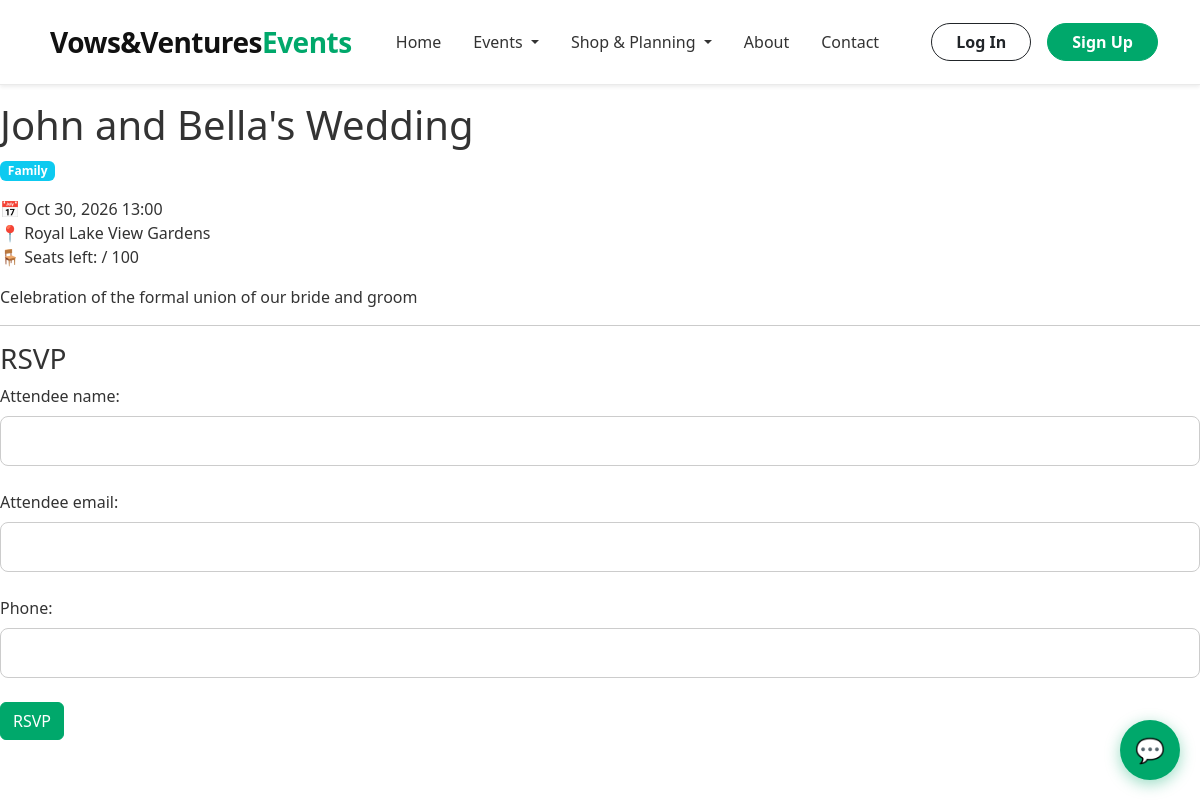
The app's page /events/john-and-bellas-wedding/, older data.
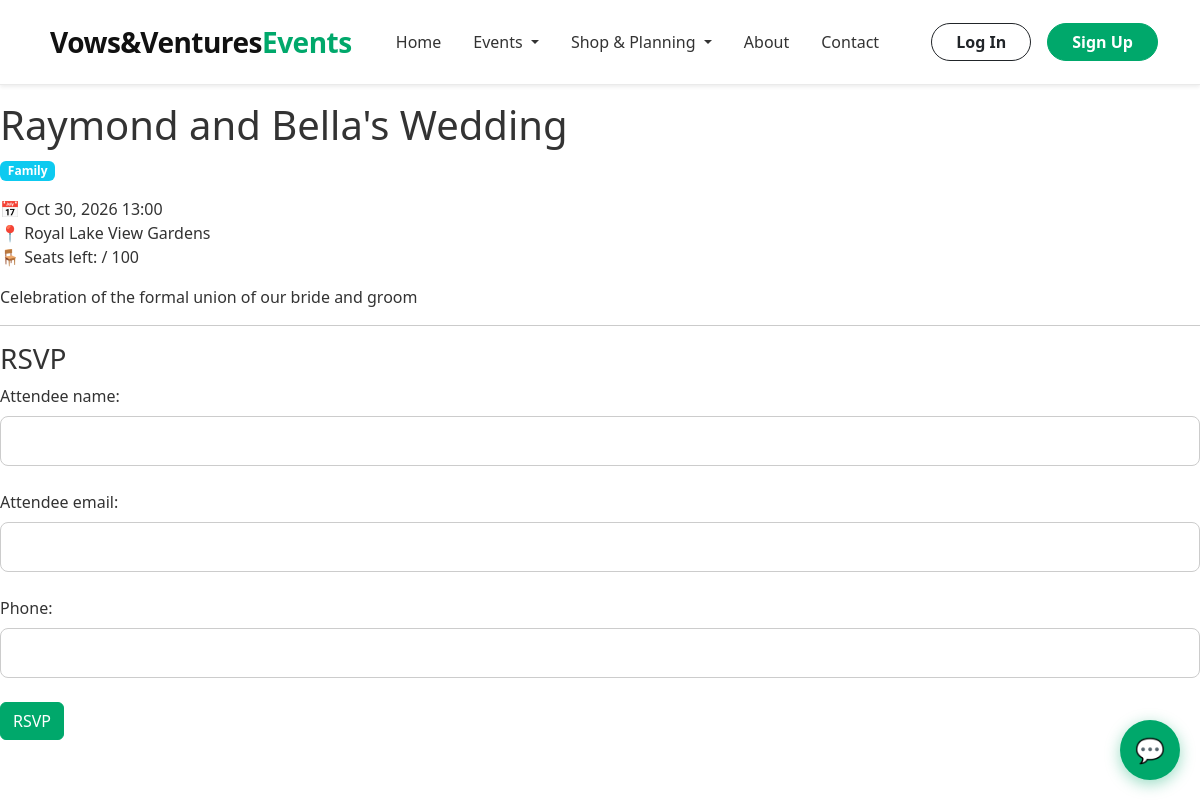
The same page, newer data.
### EventLaunch/models.py (models this page shows, shortened)
class Event(models.Model):
    STATUS_CHOICES = [
        ('draft', 'Draft'),
        ('published', 'Published'),
        ('cancelled', 'Cancelled'),
        ('completed', 'Completed'),
    ]
    title = models.CharField(max_length=200)
    slug = models.SlugField(max_length=200, unique=True, blank=True)
    description = models.TextField()
    category = models.ForeignKey(Category, on_delete=models.SET_NULL, null=True, related_name='events')
    organizer = models.ForeignKey(User, on_delete=models.CASCADE, related_name='organized_events')
    venue = models.CharField(max_length=200)
    start_date = models.DateTimeField()
    end_date = models.DateTimeField()
    capacity = models.PositiveIntegerField(default=100)
    price = models.DecimalField(max_digits=8, decimal_places=2, default=0.00)
    image = models.ImageField(upload_to='events/', blank=True, null=True)
    status = models.CharField(max_length=20, choices=STATUS_CHOICES, default='draft')
    created_at = models.DateTimeField(auto_now_add=True)
    updated_at = models.DateTimeField(auto_now=True)
    class Meta:
        ordering = ['-start_date']

class Category(models.Model):
    name = models.CharField(max_length=100, unique=True)
    slug = models.SlugField(max_length=100, unique=True, blank=True)
    description = models.TextField(blank=True)
    class Meta:
        verbose_name_plural = "Categories"
    def __str__(self):
        return self.name

### EventLaunch/views.py (the view)
# urls.py: path('events/<slug:slug>/', views.event_detail, name='event_detail'),
def event_detail(request, slug):
    event = get_object_or_404(Event, slug=slug)
    already_registered = False
    if request.user.is_authenticated:
        already_registered = Registration.objects.filter(event=event, attendee_email=request.user.email).exists()
    if request.method == 'POST':
        if not request.user.is_authenticated:
            messages.error(request, "You must be logged in to register.")
            return redirect('login')
        form = RegistrationForm(request.POST, event=event)
        if form.is_valid():
            reg = form.save(commit=False)
            reg.event = event
            reg.save()
            messages.success(request, "You have successfully registered for this event!")
            return redirect('event_detail', slug=slug)
    else:
        form = RegistrationForm(event=event)
    return render(request, 'events/event_detail.html', {
        'event': event,
        'form': form,
        'already_registered': already_registered
    })

### EventLaunch/forms.py (shortened to what this page needs)
class RegistrationForm(forms.ModelForm):
    class Meta:
        model = Registration
        fields = ['attendee_name', 'attendee_email', 'phone']
    def __init__(self, *args, **kwargs):
        self.event = kwargs.pop('event', None)
        super().__init__(*args, **kwargs)

### templates/events/event_detail.html (shortened to what this page needs)
{% extends 'base.html' %}
{% block content %}
<h1>{{ event.title }}</h1>
<span class="badge bg-info">{{ event.category }}</span>
<p class="mt-3">
  <strong>📅</strong> {{ event.start_date|date:"M d, Y H:i" }}<br>
  <strong>📍</strong> {{ event.venue }}<br>
  <strong>🪑</strong> Seats left: {{ seats_left }} / {{ event.capacity }}
</p>
<p>{{ event.description }}</p>
<hr>
{% if already_registered %}
  <p class="text-success">✅ You are registered for this event.</p>
{% else %}
  <h3>RSVP</h3>
  <form method="post">
    {{ form.as_p }}
    <button class="btn btn-success">RSVP</button>
  </form>
{% endif %}
{% endblock %}

Row changes from the older to the newer data that the page shows:
changed Event "Royal Lake View Gardens": title "John and Bella's Wedding" → "Raymond and Bella's Wedding"
